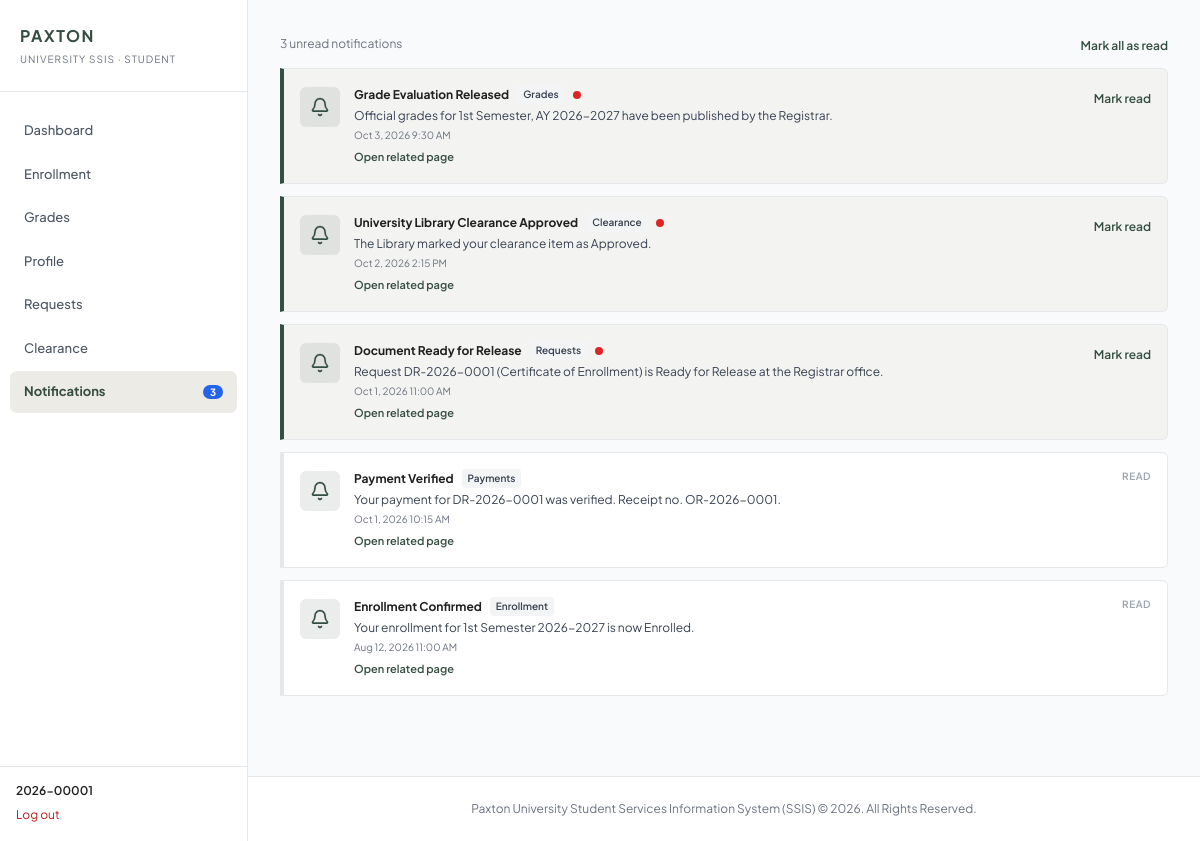
Page /php/student/notifications.php (signed in) on the committed database.
### tables this page shows
CREATE TABLE notifications (
  id INT UNSIGNED NOT NULL AUTO_INCREMENT,
  user_id INT UNSIGNED NOT NULL,
  category ENUM('Enrollment','Grades','Clearance','Requests','Payments',
                   'Announcements','Account','System') NOT NULL DEFAULT 'System',
  title VARCHAR(150) NOT NULL,
  message VARCHAR(500) NOT NULL,
  link VARCHAR(255) NULL,
  is_read TINYINT(1) NOT NULL DEFAULT 0,
  read_at DATETIME NULL,
  created_at TIMESTAMP NOT NULL DEFAULT CURRENT_TIMESTAMP,
  PRIMARY KEY (id),
  KEY idx_notifications_user_read (user_id, is_read, created_at),
  KEY idx_notifications_category (category),
  CONSTRAINT fk_notifications_user FOREIGN KEY (user_id)
    REFERENCES users (id) ON DELETE RESTRICT ON UPDATE RESTRICT
);

### models/Database.php (called while the page is built, shortened)
<?php
final class Database
{
    private static ?PDO $connection = null;
    public static function getConnection(): PDO
    {
        if (self::$connection instanceof PDO) {
            return self::$connection;
        }
        $host = self::environmentValue('SSIS_DB_HOST', '127.0.0.1');
        $port = self::environmentValue('SSIS_DB_PORT', '3306');
        $name = self::environmentValue('SSIS_DB_NAME', 'ssis_db');
        $user = self::environmentValue('SSIS_DB_USER', 'root');
        $password = self::environmentValue('SSIS_DB_PASSWORD', '');
        $dsn = sprintf(
            'mysql:host=%s;port=%s;dbname=%s;charset=utf8mb4',
            $host,
            $port,
            $name
        );
        self::$connection = new PDO($dsn, $user, $password, [
            PDO::ATTR_ERRMODE => PDO::ERRMODE_EXCEPTION,
            PDO::ATTR_DEFAULT_FETCH_MODE => PDO::FETCH_ASSOC,
            PDO::ATTR_EMULATE_PREPARES => false,
        ]);
        return self::$connection;
    }
    private static function environmentValue(string $key, string $default): string
    {
        $value = getenv($key);
        return $value === false ? $default : $value;
    }
}

### php/includes/notifications-page-data.php (called while the page is built, shortened)
<?php
require_once __DIR__ . '/../../models/Notifications.php';
$notificationUserId = (int) ($_SESSION['user']['id'] ?? 0);
$notificationModel = new Notifications(Database::getConnection());
$notifications = $notificationModel->getForUser($notificationUserId);
$notificationUnreadCount = $notificationModel->getUnreadCount($notificationUserId);
?>

### models/Notifications.php (called while the page is built, shortened)
<?php
final class Notifications
{
    public function getForUser(int $userId, int $limit = 100): array
    {
        $limit = max(1, min(250, $limit));
        $statement = $this->db->prepare(
            "SELECT id, category, title, message, link, is_read, created_at
             FROM notifications WHERE user_id = :user_id
             ORDER BY is_read ASC, created_at DESC, id DESC LIMIT $limit"
        );
        $statement->execute(['user_id' => $userId]);
        return $statement->fetchAll();
    }
    public function getUnreadCount(int $userId): int
    {
        $statement = $this->db->prepare('SELECT COUNT(*) FROM notifications WHERE user_id = :user_id AND is_read = 0');
        $statement->execute(['user_id' => $userId]);
        return (int) $statement->fetchColumn();
    }
}

### php/includes/notifications-list.php (the view, shortened to what this page needs)
<div class="flex items-center justify-between gap-3 mb-3">
    <p class="text-xs text-gray-500"><?= (int) $notificationUnreadCount ?> unread notification<?= $notificationUnreadCount === 1 ? '' : 's' ?></p>
    <?php if ($notificationUnreadCount > 0): ?><form method="post">
        <button type="submit" class="text-xs font-semibold text-brand-primary hover:underline">Mark all as read</button>
    </form><?php endif; ?>
</div>
<?php
$notificationScriptPath = str_replace('\\', '/', (string) ($_SERVER['SCRIPT_NAME'] ?? ''));
$notificationPhpPosition = strpos($notificationScriptPath, '/php/');
$notificationAppBase = $notificationPhpPosition === false ? '' : substr($notificationScriptPath, 0, $notificationPhpPosition);
?>
<?php foreach ($notifications as $notification): ?>
    <article class="notification-item <?= empty($notification['is_read']) ? 'unread bg-brand-accent/20 border-l-4 border-l-brand-primary' : 'read bg-white border-l-4 border-l-gray-200' ?> border-y border-r border-gray-200 rounded-r-md p-4 shadow-xs flex items-start justify-between gap-4">
        <div class="flex items-start space-x-3.5 min-w-0">
            <div class="p-2.5 bg-brand-primary/10 text-brand-primary rounded-md shrink-0 mt-0.5"><i data-lucide="bell" class="w-5 h-5"></i></div>
            <div class="space-y-1 min-w-0">
                <div class="flex items-center flex-wrap gap-2"><h2 class="text-xs font-bold text-brand-dark"><?= $notificationEsc($notification['title']) ?></h2><span class="inline-flex items-center px-1.5 py-0.5 rounded text-[10px] font-semibold bg-gray-100 text-gray-700"><?= $notificationEsc($notification['category']) ?></span><?php if (empty($notification['is_read'])): ?><span class="w-2 h-2 rounded-full bg-red-600 inline-block" title="Unread"></span><?php endif; ?></div>
                <p class="text-xs text-gray-700"><?= nl2br($notificationEsc($notification['message'])) ?></p>
                <p class="text-[10px] text-gray-500"><?= $notificationEsc(date('M j, Y g:i A', strtotime($notification['created_at']))) ?></p>
                <?php
                $notificationLink = (string) ($notification['link'] ?? '');
                if (str_starts_with($notificationLink, '/modules/')) {
                    $notificationLink = '/php/' . substr($notificationLink, strlen('/modules/'));
                }
                if ($notificationLink !== '' && str_starts_with($notificationLink, '/') && !str_starts_with($notificationLink, '//')) {
                    $notificationLink = $notificationAppBase . $notificationLink;
                }
                ?>
                <?php if ($notificationLink !== '' && str_starts_with($notificationLink, '/') && !str_starts_with($notificationLink, '//')): ?><a href="<?= $notificationEsc($notificationLink) ?>" class="inline-block text-[11px] text-brand-primary font-semibold hover:underline">Open related page</a><?php endif; ?>
            </div>
        </div>
        <?php if (empty($notification['is_read'])): ?><form method="post" class="shrink-0">
            <button type="submit" class="text-xs font-semibold text-brand-primary hover:underline">Mark read</button>
        </form><?php else: ?><span class="text-[10px] font-semibold text-gray-400 uppercase tracking-wider shrink-0">Read</span><?php endif; ?>
    </article>
<?php endforeach; ?>

### php/component/sidebar.php (style rules this page uses)
@media (min-width:1024px) { body { padding-left: 248px } }

### rows in the picture
notifications: title "Grade Evaluation Released", category "Grades", is_read 0 (drawn), message "Official grades for 1st Semester, AY 2026-2027 have been published by the Registrar.", created_at "Oct 3, 2026 9:30 AM"
notifications: title "University Library Clearance Approved", category "Clearance", is_read 0 (drawn), message "The Library marked your clearance item as Approved.", created_at "Oct 2, 2026 2:15 PM"
notifications: title "Document Ready for Release", category "Requests", is_read 0 (drawn), message "Request DR-2026-0001 (Certificate of Enrollment) is Ready for Release at the Registrar office.", created_at "Oct 1, 2026 11:00 AM"
notifications: title "Payment Verified", category "Payments", message "Your payment for DR-2026-0001 was verified. Receipt no. OR-2026-0001.", created_at "Oct 1, 2026 10:15 AM", is_read "READ"
notifications: title "Enrollment Confirmed", category "Enrollment", message "Your enrollment for 1st Semester 2026-2027 is now Enrolled.", created_at "Aug 12, 2026 11:00 AM", is_read "READ"

### other values in the picture
$role "STUDENT"
$label "Dashboard"
$label "Enrollment"
$label "Grades"
$label "Profile"
$label "Requests"
$label "Clearance"
$label "Notifications"
$unreadNotificationCount "3"
$name "2026-00001"
$notificationUnreadCount "3"
